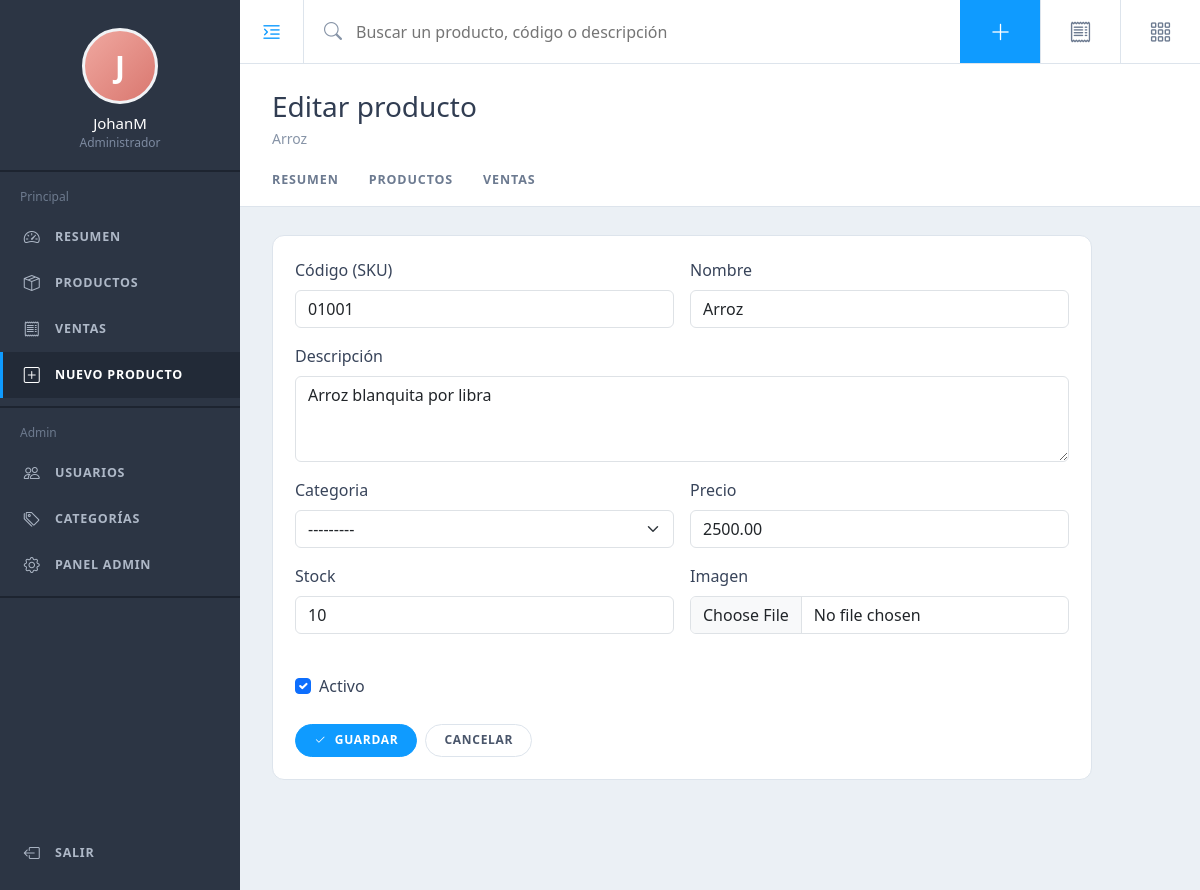
Screenshot of /productos/1/editar/ (signed in) with the database file from the repository.
### inventario/models.py (models this page shows, shortened)
class Producto(models.Model):
    sku = models.CharField("código (SKU)", max_length=50, unique=True)
    nombre = models.CharField(max_length=150, db_index=True)
    descripcion = models.TextField("descripción", blank=True)
    categoria = models.ForeignKey(
        Categoria, on_delete=models.PROTECT, null=True, blank=True, related_name="productos"
    )
    precio = models.DecimalField(
        max_digits=12, decimal_places=2, validators=[MinValueValidator(Decimal("0.01"))]
    )
    stock = models.PositiveIntegerField(default=0)
    imagen = models.ImageField("imagen", upload_to="productos/", blank=True)
    activo = models.BooleanField(default=True)
    creado_por = models.ForeignKey(
        settings.AUTH_USER_MODEL, on_delete=models.PROTECT, related_name="productos_creados"
    )
    creado = models.DateTimeField(auto_now_add=True)
    actualizado = models.DateTimeField(auto_now=True)
    class Meta:
        ordering = ["nombre"]
        indexes = [models.Index(fields=["activo", "stock"])]

### inventario/views.py (the view, shortened to what this page needs)
# urls.py: path("productos/<int:pk>/editar/", views.ProductoUpdateView.as_view(), name="producto_editar"),
class ProductoUpdateView(LoginRequiredMixin, UpdateView):
    model = Producto
    form_class = ProductoForm
    template_name = "inventario/producto_form.html"
    success_url = reverse_lazy("producto_lista")

### inventario/forms.py
class ProductoForm(forms.ModelForm):
    class Meta:
        model = Producto
        fields = ["sku", "nombre", "descripcion", "categoria", "precio", "stock", "imagen", "activo"]
        widgets = {"descripcion": forms.Textarea(attrs={"rows": 3})}
    def __init__(self, *args, **kwargs):
        super().__init__(*args, **kwargs)
        for campo in self.fields.values():
            widget = campo.widget
            if isinstance(widget, forms.CheckboxInput):
                clase = "form-check-input"
            elif isinstance(widget, forms.Select):
                clase = "form-select"
            else:
                clase = "form-control"
            widget.attrs["class"] = clase
        self.fields["imagen"].widget.attrs["accept"] = "image/*"
        self.fields["imagen"].widget.attrs["capture"] = "environment"

### templates/inventario/producto_form.html (shortened to what this page needs)
{% extends "base.html" %}
{% block heading %}{% if object %}Editar producto{% else %}Nuevo producto{% endif %}{% endblock %}
{% block subheading %}{% if object %}{{ object.nombre }}{% else %}Registra un producto en el inventario{% endif %}{% endblock %}
{% block content %}
<form method="post" enctype="multipart/form-data" class="panel" style="max-width:820px">
  <div class="row g-3">
    {% for field in form %}
    <div class="{% if field.name == 'descripcion' %}col-12{% else %}col-12 col-md-6{% endif %}">
      {% if field.name == "activo" %}
        <div class="form-check mt-md-4">{{ field }}
          <label class="form-check-label" for="{{ field.id_for_label }}">{{ field.label }}</label></div>
      {% else %}
        <label class="form-label" for="{{ field.id_for_label }}">{{ field.label }}</label>
        {{ field }}
      {% endif %}
    </div>
    {% endfor %}
  </div>
  <div class="d-flex gap-2 mt-4">
    <button class="pill pill-blue" type="submit"><i class="bi bi-check2"></i> Guardar</button>
    <a class="pill" href="{% url 'producto_lista' %}">Cancelar</a>
  </div>
</form>
{% endblock %}

### templates/base.html (shortened to what this page needs)
{% load static %}<!doctype html>
<html lang="es">
<head>
  <link href="https://cdn.jsdelivr.net/npm/bootstrap@5.3.3/dist/css/bootstrap.min.css" rel="stylesheet">
  <link href="https://cdn.jsdelivr.net/npm/bootstrap-icons@1.11.3/font/bootstrap-icons.min.css" rel="stylesheet">
  <link href="{% static 'inventario/app.css' %}" rel="stylesheet">
</head>
<body>
{% with n=request.resolver_match.url_name %}
<aside class="sidebar" id="sidebar">
  <div class="sb-profile">
    <div class="avatar">{{ user.get_username|first|upper }}</div>
    <div class="sb-name">{{ user.get_full_name|default:user.get_username }}</div>
    <div class="sb-role">{% if user.is_staff %}Administrador{% else %}Usuario{% endif %}</div>
  </div>
  <div class="sb-group">
    <div class="sb-label">Principal</div>
    <a class="nav-i {% if n == 'resumen' %}active{% endif %}" href="{% url 'resumen' %}"><i class="bi bi-speedometer2"></i> Resumen</a>
    <a class="nav-i {% if n == 'producto_lista' %}active{% endif %}" href="{% url 'producto_lista' %}"><i class="bi bi-box-seam"></i> Productos</a>
    <a class="nav-i {% if n == 'venta_lista' or n == 'venta_detalle' %}active{% endif %}" href="{% url 'venta_lista' %}"><i class="bi bi-receipt"></i> Ventas</a>
    <a class="nav-i {% if n == 'producto_nuevo' or n == 'producto_editar' %}active{% endif %}" href="{% url 'producto_nuevo' %}"><i class="bi bi-plus-square"></i> Nuevo producto</a>
  </div>
  {% if user.is_staff %}
  <div class="sb-group">
    <div class="sb-label">Admin</div>
    <a class="nav-i" href="{% url 'admin:auth_user_changelist' %}"><i class="bi bi-people"></i> Usuarios</a>
    <a class="nav-i" href="{% url 'admin:inventario_categoria_changelist' %}"><i class="bi bi-tags"></i> Categorías</a>
    <a class="nav-i" href="{% url 'admin:index' %}"><i class="bi bi-gear"></i> Panel admin</a>
  </div>
  {% endif %}
  <div class="sb-bottom">
    <form method="post" action="{% url 'logout' %}">
      <button class="nav-i" type="submit"><i class="bi bi-box-arrow-left"></i> Salir</button>
    </form>
  </div>
</aside>
<div class="main">
  <header class="topbar">
    <button class="tb-toggle" id="nav-toggle" type="button" aria-label="Menú"><i class="bi bi-text-indent-left"></i></button>
    <form class="tb-search" action="{% url 'producto_lista' %}" method="get" role="search">
      <i class="bi bi-search"></i>
      <input type="search" name="q" value="{{ request.GET.q }}" placeholder="Buscar un producto, código o descripción">
    </form>
    <a class="tb-btn primary" href="{% url 'producto_nuevo' %}" title="Nuevo producto"><i class="bi bi-plus-lg"></i></a>
    <a class="tb-btn" href="{% url 'venta_lista' %}" title="Ventas"><i class="bi bi-receipt"></i></a>
    <a class="tb-btn" href="{% url 'resumen' %}" title="Resumen"><i class="bi bi-grid-3x3-gap"></i></a>
  </header>
  <div class="page-head">
    <div class="ph-top">
      <div>
        <h1>{% block heading %}Inventario{% endblock %}</h1>
        <div class="ph-sub">{% block subheading %}{% endblock %}</div>
      </div>
    </div>
    <nav class="ph-tabs">
      <a class="{% if n == 'resumen' %}active{% endif %}" href="{% url 'resumen' %}">Resumen</a>
      <a class="{% if n == 'producto_lista' %}active{% endif %}" href="{% url 'producto_lista' %}">Productos</a>
      <a class="{% if n == 'venta_lista' %}active{% endif %}" href="{% url 'venta_lista' %}">Ventas</a>
    </nav>
  </div>
  <main class="content">
    {% block content %}{% endblock %}
  </main>
</div>
{% endwith %}
</body>
</html>

### inventario/static/inventario/app.css (style rules this page uses)
:root { --sb:#2c3544; --sb-dark:#222a37; --sb-line:#1d2430; --sb-text:#aeb8c7; --accent:#0f9bff; --teal:#3cb7bf; --purple:#a64ca6; --ok:#7cc243; --bg:#ebf0f5; --card:#fff; --text:#38445a; --muted:#8794a7; --line:#dde4ec; --track:#dbe3ec; }
* { box-sizing:border-box }
body { background:var(--bg);color:var(--text);font-family:"Segoe UI",system-ui,-apple-system,Roboto,"Helvetica Neue",Arial,sans-serif }
a { color:var(--accent) }
.sidebar { position:fixed;top:0;bottom:0;left:0;width:240px;background:var(--sb);color:var(--sb-text); overflow-y:auto;z-index:1040;transition:transform .2s ease;display:flex;flex-direction:column }
.sb-profile { padding:28px 16px 18px;text-align:center;border-bottom:2px solid var(--sb-line) }
.avatar { width:76px;height:76px;border-radius:50%;margin:0 auto 10px;background:linear-gradient(135deg,#f0a8a0,#d9776f); color:#fff;font-size:30px;font-weight:600;display:flex;align-items:center;justify-content:center;border:3px solid #f1f3f6 }
.sb-name { color:#fff;font-size:15px;line-height:1.2 }
.sb-role { font-size:12px;color:#7d8aa0;margin-top:2px }
.sb-group { padding:16px 0 8px;border-bottom:2px solid var(--sb-line) }
.sb-label { padding:0 20px 8px;font-size:12px;color:#6d7a8e }
.nav-i { display:flex;align-items:center;gap:14px;padding:11px 20px;color:var(--sb-text);text-decoration:none; font-size:12.5px;font-weight:700;letter-spacing:.06em;text-transform:uppercase;border:0;background:none; width:100%;text-align:left;border-left:3px solid transparent;cursor:pointer }
.nav-i i { font-size:16px;width:18px;text-align:center }
.nav-i.active { color:#fff;background:var(--sb-dark);border-left-color:var(--accent) }
.sb-bottom { margin-top:auto;padding:8px 0 14px }
.main { margin-left:240px;min-height:100vh;display:flex;flex-direction:column;transition:margin .2s ease }
.topbar { height:64px;background:#fff;border-bottom:1px solid var(--line);display:flex;align-items:stretch;position:sticky;top:0;z-index:1020 }
.tb-toggle { width:64px;border:0;background:none;border-right:1px solid var(--line);color:var(--accent);font-size:22px }
.tb-search { flex:1;display:flex;align-items:center;gap:12px;padding:0 20px;min-width:0 }
.tb-search i { color:var(--muted);font-size:18px }
.tb-search input { border:0;outline:0;width:100%;font-size:16px;color:var(--text);background:transparent }
.tb-btn { width:80px;display:flex;align-items:center;justify-content:center;border:0;border-left:1px solid var(--line); background:#fff;color:#6c7a90;font-size:22px;text-decoration:none }
.tb-btn.primary { background:var(--accent);color:#fff;border-left-color:var(--accent) }
.page-head { background:#fff;border-bottom:1px solid var(--line);padding:26px 32px 0 }
.ph-top { display:flex;flex-wrap:wrap;gap:16px;justify-content:space-between;align-items:flex-start }
.page-head h1 { font-size:28px;font-weight:400;margin:0;color:#313d52 }
.ph-sub { color:var(--muted);font-size:14px;margin-top:4px }
.ph-tabs { display:flex;gap:30px;margin-top:22px;overflow-x:auto }
.ph-tabs a { padding:0 0 14px;color:#6c7a90;text-decoration:none;font-size:12.5px;font-weight:700;letter-spacing:.07em; text-transform:uppercase;border-bottom:3px solid transparent;white-space:nowrap }
.content { padding:28px 32px 110px }
.pill { display:inline-flex;align-items:center;gap:8px;padding:8px 18px;border-radius:999px;border:1px solid var(--line); background:#fff;color:#4a566b;font-size:12px;font-weight:700;letter-spacing:.06em;text-transform:uppercase; text-decoration:none;cursor:pointer;line-height:1.2 }
.pill-blue { background:var(--accent);border-color:var(--accent);color:#fff }
.panel { background:#fff;border:1px solid var(--line);border-radius:12px;padding:22px }

### rows the page displays
Producto: nombre "Arroz", form "01001" "Arroz" "Arroz blanquita por libra" "---------" "2500.00" "10", form "☑"

### other values shown
{{ user.get_username|first|upper }} "J"
{{ user.get_full_name|default:user.get_username }} "JohanM"
{{ field.label }} "Código (SKU)" "Nombre" "Descripción" "Categoria" "Precio" "Stock" "Imagen"
{{ field.label }} "Activo"
